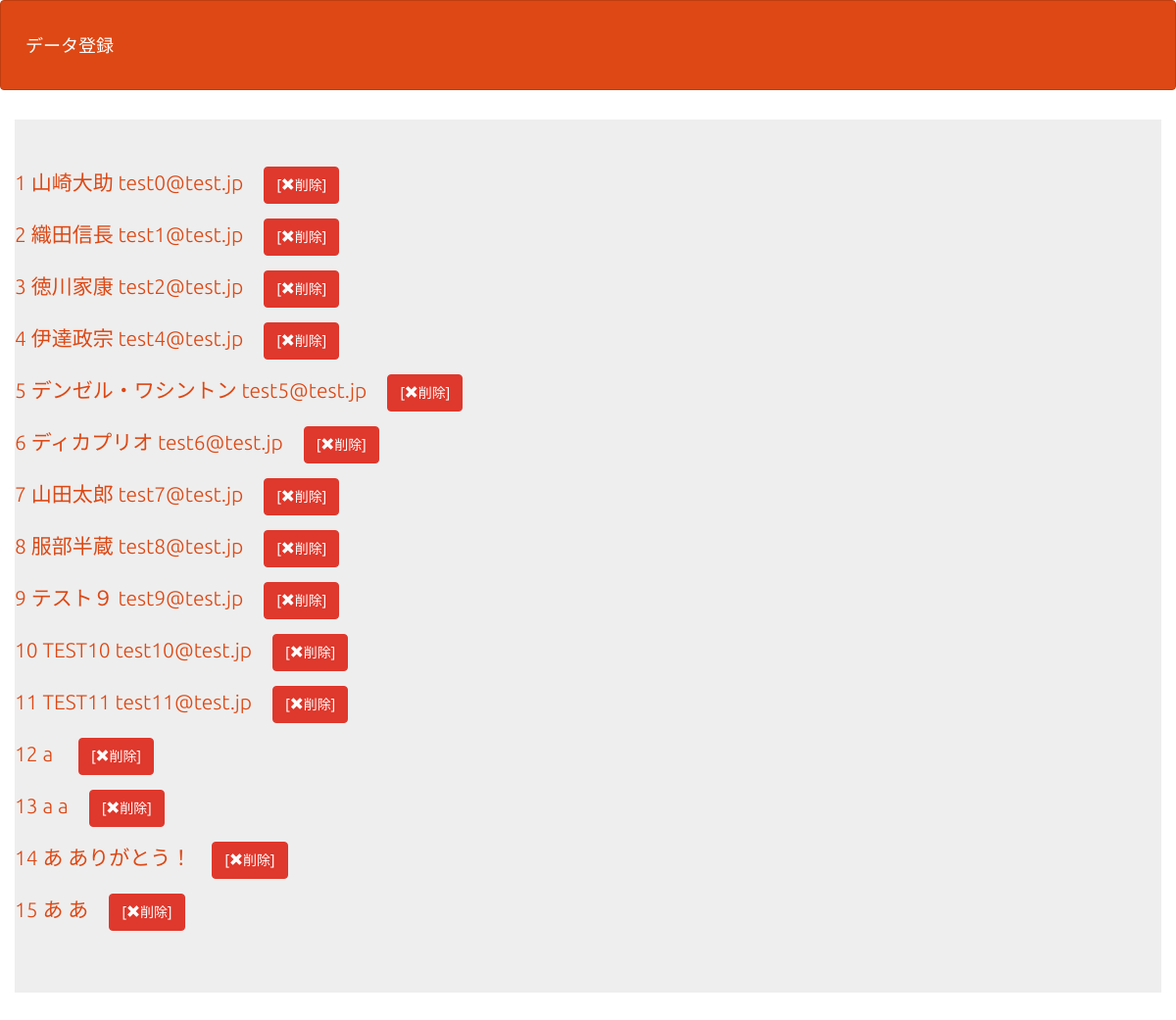
The app's page /select.php (signed in) with its own data.
### tables this page shows
CREATE TABLE `gs_an_table` (
  `id` int(12) NOT NULL,
  `name` varchar(64) NOT NULL,
  `email` varchar(256) NOT NULL,
  `naiyou` text DEFAULT NULL,
  `indate` datetime NOT NULL,
  `age` int(3) NOT NULL
);

### funcs.php (called while the page is built, shortened)
<?php
function h($str)
{
    return htmlspecialchars($str, ENT_QUOTES);
}

### select.php (the view, shortened to what this page needs)
<?php
require_once('funcs.php');
$pdo = db_conn();
$stmt = $pdo->prepare('SELECT * FROM gs_an_table');
$status = $stmt->execute();
$view = '';
if ($status == false) {
    sql_error($stmt);
} else {
    while ($r = $stmt->fetch(PDO::FETCH_ASSOC)) {
        $view .= '<p>';
        $view .= '<a href="detail.php?id=' . $r["id"] . '">';
        $view .= h($r['id']) . " " . h($r['name']) . " " . h($r['email']);
        $view .= '</a>';
        $view .= "　";
        if ($_SESSION['kanri_flg'] === 1) {
            $view .= '<a class="btn btn-danger" href="delete.php?id=' . $r['id'] . '">';
            $view .= '[<i class="glyphicon glyphicon-remove"></i>削除]';
            $view .= '</a>';
        }
        $view .= '</p>';
    }
}
?>
<!DOCTYPE html>
<html lang="ja">
<head>
    <link rel="stylesheet" href="css/range.css">
    <link href="css/bootstrap.min.css" rel="stylesheet">
</head>
<body id="main">
    <header>
        <nav class="navbar navbar-default">
            <div class="container-fluid">
                <div class="navbar-header">
                    <a class="navbar-brand" href="index.php">データ登録</a>
                </div>
            </div>
        </nav>
    </header>
    <div>
        <div class="container jumbotron"><?= $view ?></div>
    </div>
</body>
</html>

### select.php (style rules this page uses)
div { padding: 10px; font-size: 16px; }

### records on screen
gs_an_table: value "1 山崎大助 test0@test.jp"
gs_an_table: value "2 織田信長 test1@test.jp"
gs_an_table: value "3 徳川家康 test2@test.jp"
gs_an_table: value "4 伊達政宗 test4@test.jp"
gs_an_table: value "5 デンゼル・ワシントン test5@test.jp"
gs_an_table: value "6 ディカプリオ test6@test.jp"
gs_an_table: value "7 山田太郎 test7@test.jp"
gs_an_table: value "8 服部半蔵 test8@test.jp"
gs_an_table: value "9 テスト９ test9@test.jp"
gs_an_table: value "10 TEST10 test10@test.jp"
gs_an_table: value "11 TEST11 test11@test.jp"
gs_an_table: value "12 a"
gs_an_table: value "13 a a"
gs_an_table: value "14 あ ありがとう！"
gs_an_table: value "15 あ あ"
